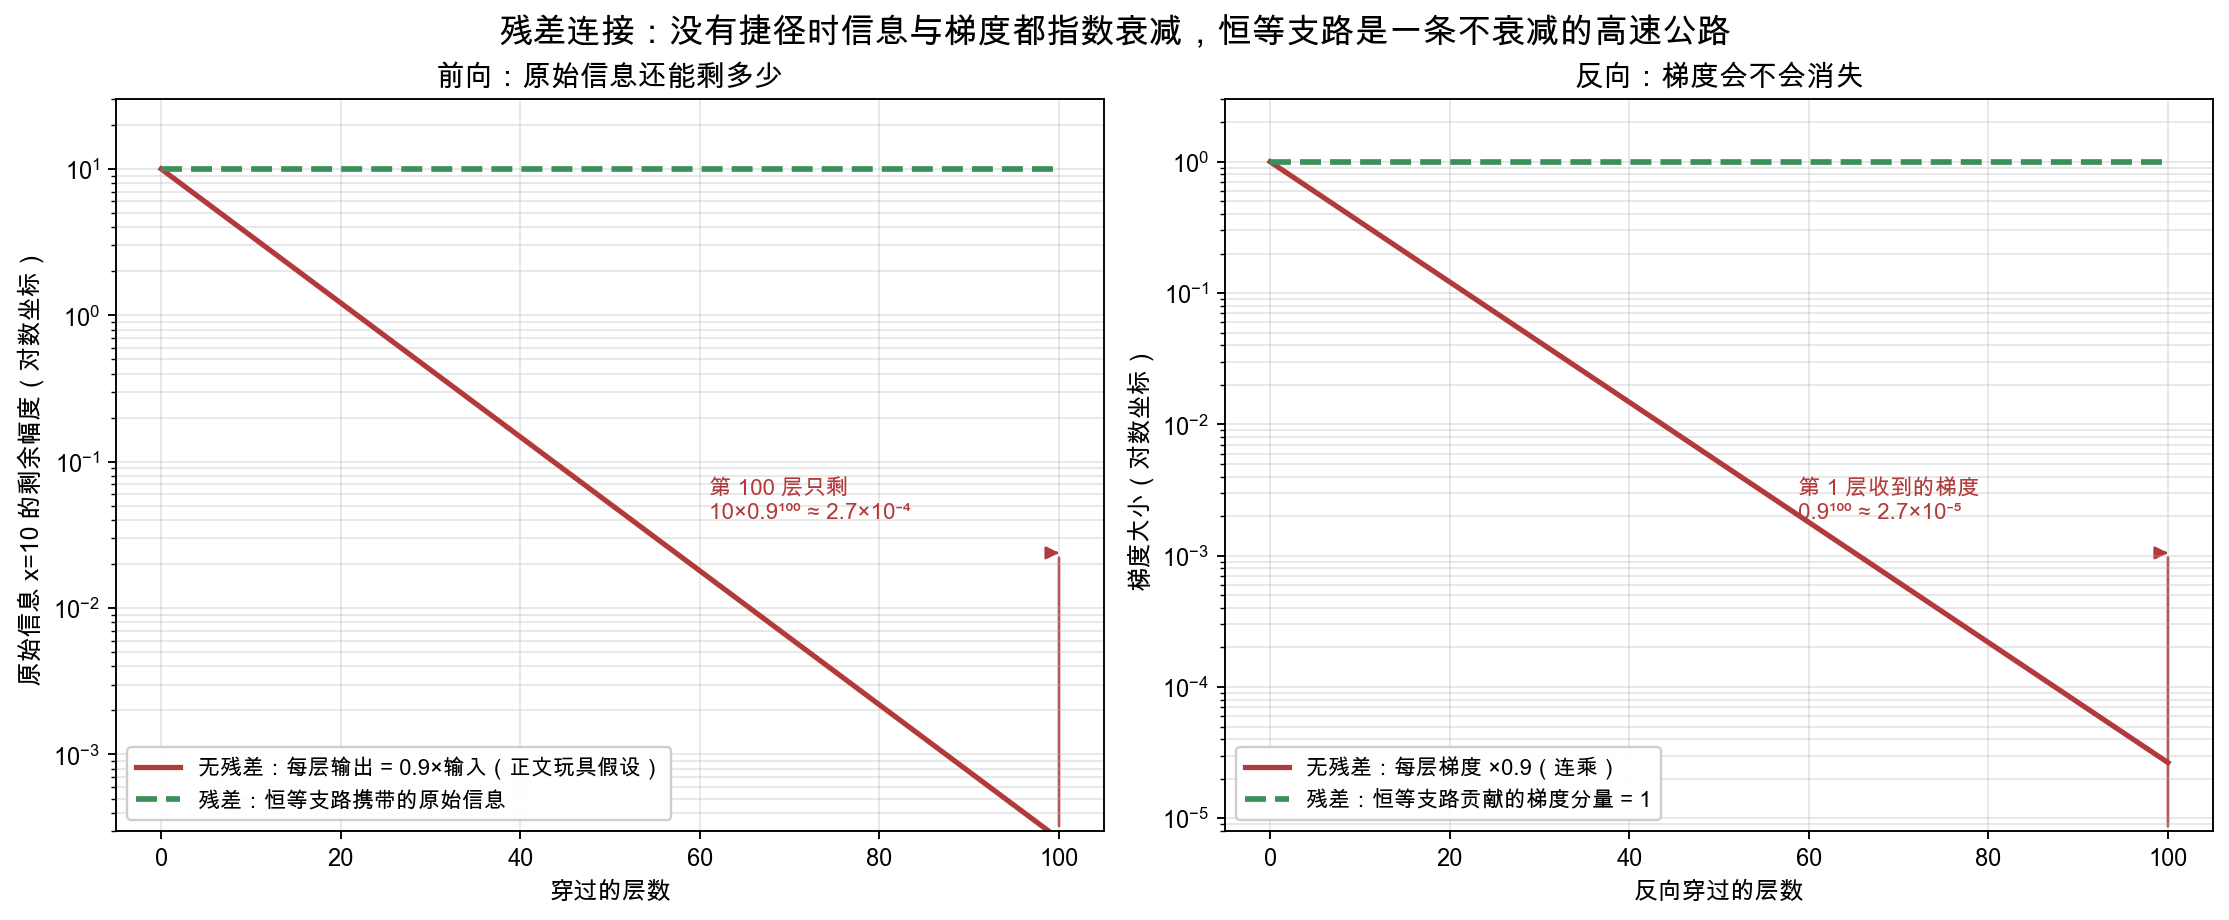

Source code (Python):
#!/usr/bin/env python3
"""生成第11章 残差连接一节的数值图：
无残差时，"每层输出 = 0.9×输入"的玩具链条（正文示例的假设）让前向信息与反向梯度都按 0.9^n 指数衰减；
残差的恒等支路提供一条不衰减的直通路径：信息分量恒为 x，梯度分量恒为 1（来自 y = x + F(x) 的 1）。

修复记录：
1）原先用 ax.annotate + arrowprops 画标注，但对数坐标（log scale）下 annotate 的文字
   在实测中完全不渲染（相同代码在线性坐标正常）。因此改为：
   - 文字用 ax.text + axes fraction 坐标定位（不依赖数据坐标，不受对数坐标影响）；
   - 箭头用支持混合坐标的 FancyArrowPatch 手画：竖直段落在目标 x 上，水平段接在文字块边缘，
     水平/垂直正交，没有斜角。
2）图例原先在 center left，正好压在两条曲线上。经逐角落实测，只有左下角是真正空白的
   （曲线已降到底部），已挪到左下角。
"""
from pathlib import Path

import matplotlib
matplotlib.use("Agg")
import matplotlib.font_manager as fm
import matplotlib.pyplot as plt
from matplotlib.patches import FancyArrowPatch
import numpy as np

FONT_CANDIDATES = [
    "PingFang SC", "Microsoft YaHei", "Noto Sans CJK SC",
    "WenQuanYi Micro Hei", "Source Han Sans SC", "Arial Unicode MS",
]
available = {font.name for font in fm.fontManager.ttflist}
font = next((name for name in FONT_CANDIDATES if name in available), "DejaVu Sans")
plt.rcParams.update({"font.family": font, "axes.unicode_minus": False})


def add_ortho_label(ax, text, tip_x, tip_y, text_frac=(0.60, 0.42), top_frac=0.38,
                    h_gap=0.0, color="#B33A3A", fontsize=9.5):
    """正交标注：文字用 axes fraction 定位；箭头 = 目标 x 上的竖直线 + 接文字块边缘的水平线。
    这样水平/垂直正交、无斜角，且不受对数坐标影响（对数坐标下 ax.annotate 的文字实测不渲染）。"""
    mixed = ax.get_xaxis_transform()  # x 用数据坐标，y 用 axes fraction（0=底, 1=顶）
    ax.text(text_frac[0], text_frac[1], text, ha="left", va="bottom",
            fontsize=fontsize, color=color, weight="bold", transform=ax.transAxes, clip_on=False)
    # 竖直段：从文字块上沿高度垂直落到被标注的数据点（tip）
    vert = FancyArrowPatch((tip_x, top_frac), (tip_x, tip_y), transform=mixed,
                            arrowstyle="-", linewidth=1.1, color=color, clip_on=False)
    ax.add_patch(vert)
    # 水平段：从文字块右边缘水平接到目标 x（留出一点间隙，避免和文字粘连）
    horiz = FancyArrowPatch((tip_x - h_gap, top_frac), (tip_x, top_frac), transform=mixed,
                             arrowstyle="-|>", mutation_scale=11, linewidth=1.1, color=color,
                             clip_on=False)
    ax.add_patch(horiz)


n = np.arange(0, 101)
decay = 0.9 ** n

fig, (ax_fwd, ax_bwd) = plt.subplots(1, 2, figsize=(13, 5.3), dpi=170, constrained_layout=True)

# 左图：前向——原始信息 x=10 传到第 n 层还剩多少
ax_fwd.plot(n, 10 * decay, color="#B33A3A", linewidth=2.2,
            label="无残差：每层输出 = 0.9×输入（正文玩具假设）")
ax_fwd.plot(n, np.full_like(n, 10.0), color="#3A8F5A", linewidth=2.4, linestyle="--",
            label="残差：恒等支路携带的原始信息")
ax_fwd.set_yscale("log")
ax_fwd.set_ylim(3e-4, 30)
add_ortho_label(ax_fwd, "第 100 层只剩\n10×0.9¹⁰⁰ ≈ 2.7×10⁻⁴",
                tip_x=100, tip_y=2.66e-4, text_frac=(0.60, 0.42), top_frac=0.38, h_gap=0.35)
ax_fwd.set_xlabel("穿过的层数", fontsize=10.3)
ax_fwd.set_ylabel("原始信息 x=10 的剩余幅度（对数坐标）", fontsize=10.5)
ax_fwd.set_title("前向：原始信息还能剩多少", fontsize=12.3, weight="bold")
ax_fwd.legend(loc="lower left", fontsize=9.3, framealpha=0.95)  # 左下角：实测唯一不压线的位置
ax_fwd.grid(alpha=0.3, which="both")

# 右图：反向——梯度传回第 1 层时还有多大
ax_bwd.plot(n, decay, color="#B33A3A", linewidth=2.2,
            label="无残差：每层梯度 ×0.9（连乘）")
ax_bwd.plot(n, np.ones_like(n, dtype=float), color="#3A8F5A", linewidth=2.4, linestyle="--",
            label="残差：恒等支路贡献的梯度分量 = 1")
ax_bwd.set_yscale("log")
ax_bwd.set_ylim(8e-6, 3)
add_ortho_label(ax_bwd, "第 1 层收到的梯度\n0.9¹⁰⁰ ≈ 2.7×10⁻⁵",
                tip_x=100, tip_y=2.66e-5, text_frac=(0.58, 0.42), top_frac=0.38, h_gap=0.35)
ax_bwd.set_xlabel("反向穿过的层数", fontsize=10.3)
ax_bwd.set_ylabel("梯度大小（对数坐标）", fontsize=10.5)
ax_bwd.set_title("反向：梯度会不会消失", fontsize=12.3, weight="bold")
ax_bwd.legend(loc="lower left", fontsize=9.3, framealpha=0.95)
ax_bwd.grid(alpha=0.3, which="both")

fig.suptitle("残差连接：没有捷径时信息与梯度都指数衰减，恒等支路是一条不衰减的高速公路",
             fontsize=14.5, weight="bold")
output = Path(__file__).resolve().parent / "residual_identity_path.png"
fig.savefig(output, bbox_inches="tight")
print(f"saved to {output}")
